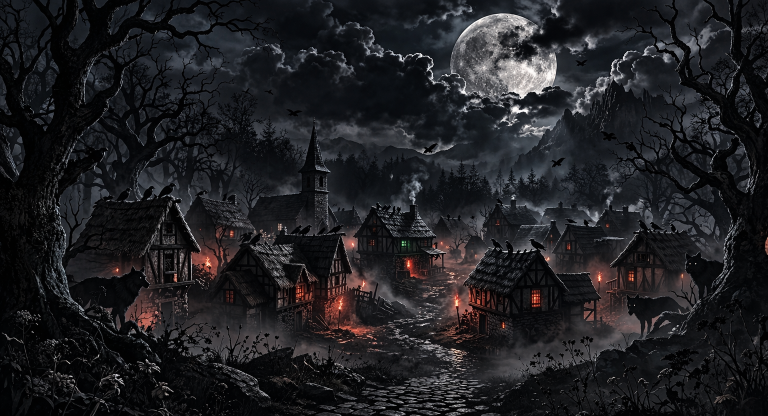
#> input picture assets/Nacht.png, 1536 x 832 px (shown at 1/2 size)
$ python find_village_lights.py ../assets/Nacht.png out.png
#> lines starting #> are read from the running program, lines starting #| are printed output that depends on the picture
#> in main, im is the input picture: PIL image 1536x832 RGB; mean R, G, B 31.9, 31.8, 35
"""Find lanterns and lit windows in the village night image.
Usage (run from outside the project): python -I find_village_lights.py <night.png> <overlay.png>
Prints blobs as [x, y, width, height, pixels] in image pixels (1672x941) and writes an overlay.
Sorting into lanterns and windows is done by hand from the overlay (see village_light_spots.gd).
"""
import sys
from collections import deque
from PIL import Image, ImageDraw


def blobs(im, thr):
#> called with thr = 225
    w, h = im.size
#> w = 1536; h = 832
    px = im.load()
    mask = [[False] * w for _ in range(h)]
    for y in range(h):
        for x in range(w):
            r, g, b = px[x, y][:3]
            if r > thr and g > thr * 0.55 and b < r * 0.75 and r - b > 70:
                mask[y][x] = True
#> after the loop, mask = 832 items
    seen = [[False] * w for _ in range(h)]
    out = []
    for y in range(h):
        for x in range(w):
            if mask[y][x] and not seen[y][x]:
                q = deque([(x, y)])
                seen[y][x] = True
                pts = []
                while q:
                    cx, cy = q.popleft()
                    pts.append((cx, cy))
                    for dx, dy in ((1, 0), (-1, 0), (0, 1), (0, -1)):
                        nx, ny = cx + dx, cy + dy
                        if 0 <= nx < w and 0 <= ny < h and mask[ny][nx] and not seen[ny][nx]:
                            seen[ny][nx] = True
                            q.append((nx, ny))
                if len(pts) >= 12:
                    xs = [p[0] for p in pts]
                    ys = [p[1] for p in pts]
                    out.append(((min(xs) + max(xs)) / 2, (min(ys) + max(ys)) / 2, max(xs) - min(xs) + 1, max(ys) - min(ys) + 1, len(pts)))
    return out


def cluster(res, dist=16, min_px=40):
#> called with dist = 16, min_px = 40
    cl = []
#> cl = []
    for cx, cy, _bw, _bh, n in res:
        for c in cl:
            if abs(c[0] / c[2] - cx) < dist and abs(c[1] / c[2] - cy) < dist:
                c[0] += cx * n
                c[1] += cy * n
                c[2] += n
                break
        else:
            cl.append([cx * n, cy * n, n])
#> after the loop, c = [8846.5, 7930, 13]
    return [(round(c[0] / c[2]), round(c[1] / c[2]), c[2]) for c in cl if c[2] >= min_px]


def main():
    im = Image.open(sys.argv[1]).convert("RGB")
    out = cluster(blobs(im, 225))
#> out = [(416, 524, 68), (914, 602, 57)]
    ov = im.copy()
    d = ImageDraw.Draw(ov)
    for i, (x, y, n) in enumerate(out):
        print("%d: [%d, %d, %d]" % (i, x, y, n))
        d.ellipse([x - 12, y - 12, x + 12, y + 12], outline=(0, 255, 0))
        d.text((x + 14, y - 6), str(i), fill=(255, 255, 255))
#> this loop made 2 passes
#| 0: [416, 524, 68]
#| 1: [914, 602, 57]
    ov.save(sys.argv[2])
    w, h = ov.size
#> w = 1536; h = 832
    for k, box in enumerate([(0, 0, w // 2, h // 2), (w // 2, 0, w, h // 2), (0, h // 2, w // 2, h), (w // 2, h // 2, w, h)]):
        ov.crop(box).resize((w, h)).save(sys.argv[2].replace(".png", "_q%d.png" % (k + 1)))
#> this loop made 4 passes
#> pass 1, in main, `ov.crop(box).resize((w, h)).save(sys.argv[2].replace(".png", "_q%d.png..`:
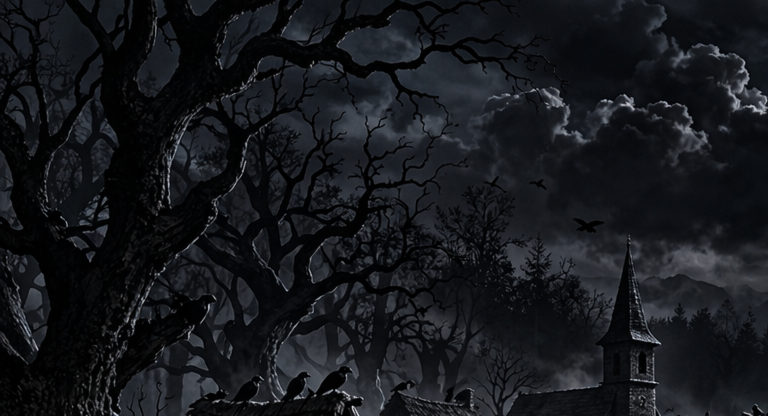
#> saved as out_q1.png: PIL image 1536x832 RGB (shown at 1/2 size); mean R, G, B 22, 24.4, 28.5
#> pass 2, in main, `ov.crop(box).resize((w, h)).save(sys.argv[2].replace(".png", "_q%d.png..`:
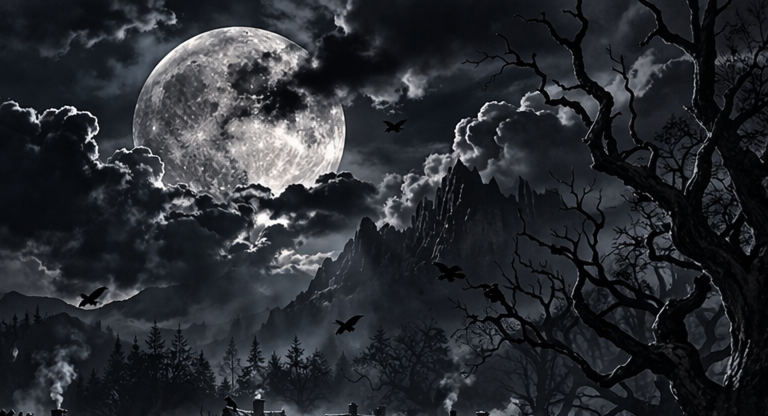
#> saved as out_q2.png: PIL image 1536x832 RGB (shown at 1/2 size); mean R, G, B 40.6, 43.3, 48.1
    print(len(out), "clusters")
#| 2 clusters


main()
